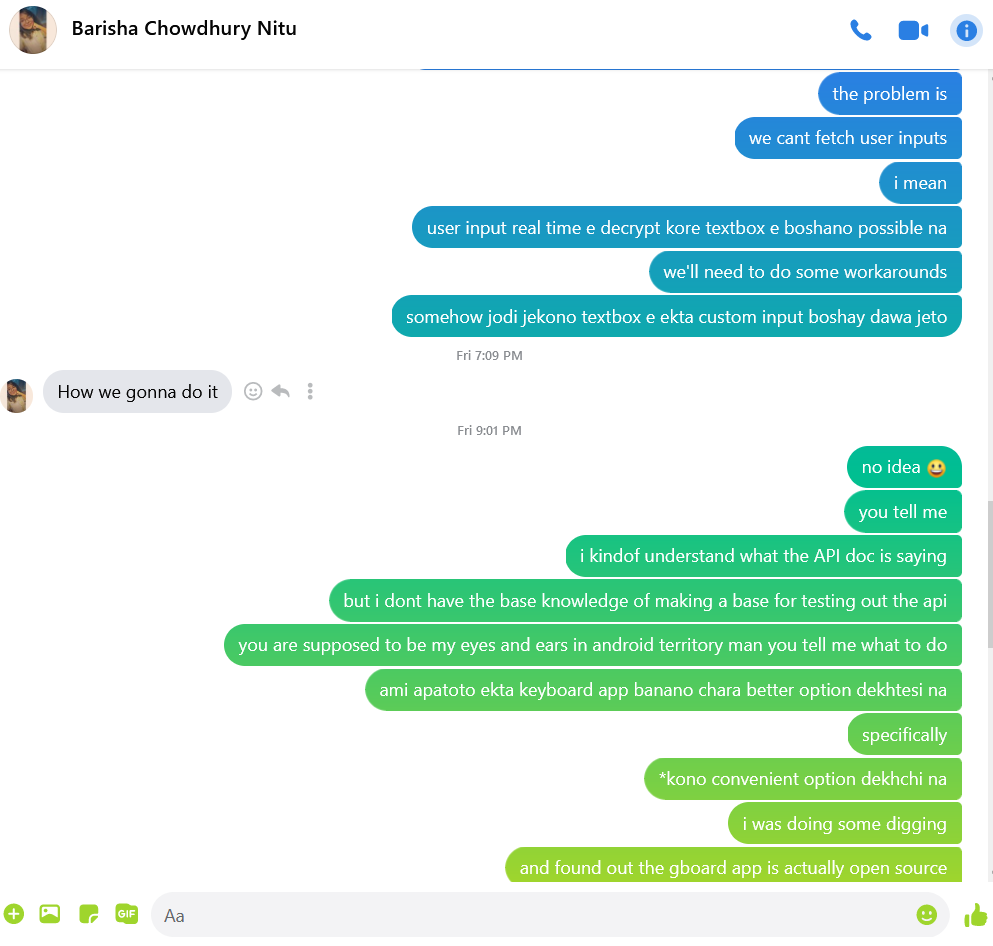
#> input picture cv/test_green.PNG, 993 x 946 px
$ python rtest.py
#> lines starting #> are read from the running program, lines starting #| are printed output that depends on the picture; after the words box and inside, x2 and y2 are one past the last pixel; in counts of white or black regions, pixels touching at a corner belong together
#> further down, image is the input picture: shape (946, 993, 3); mean B, G, R 224.6, 237.4, 208.8
import numpy as np
import cv2
import timeit
from matplotlib import pyplot as pt
import pytesseract
from pytesseract import Output

def get_grayscale(image):
    return cv2.cvtColor(image, cv2.COLOR_BGR2GRAY)
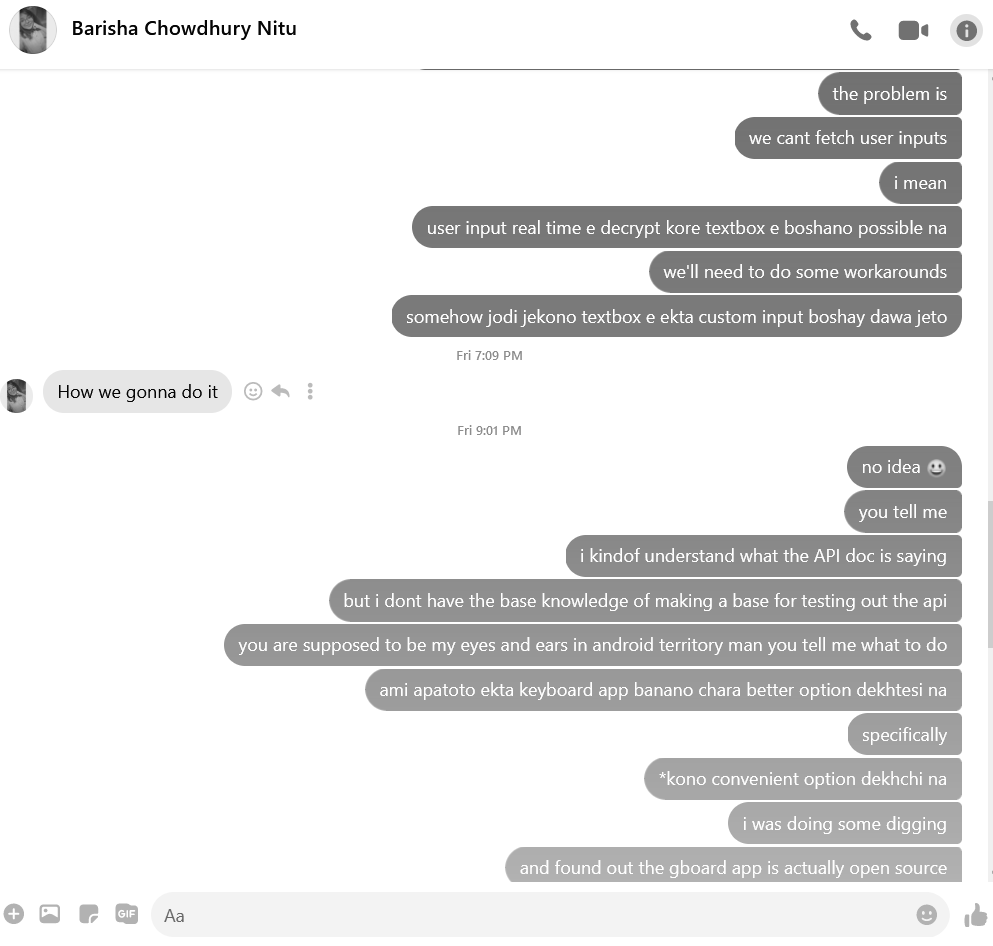
#> returned value: shape (946, 993); min 5, max 255, mean 227.4


mx = 0b11110000
mn = 0b11110000
# def t(p):
#     return ( not ( (not ((p & mx) ^ mx)) | (not (p & mn)) ) ) * 255

def t(p):
    return ( not ( (p > 240) | (p < 40) ) ) * 255

#thresholding
def thresholding(image):
    img = get_grayscale(image)
    # img = cv2.threshold(img, 0, 255, cv2.THRESH_BINARY + cv2.THRESH_OTSU)[1]
    r, c = img.shape
#> r = 946; c = 993
    for ri in range(0,r):
        for ci in range(0,c):
            img[ri][ci] = t(img[ri][ci])
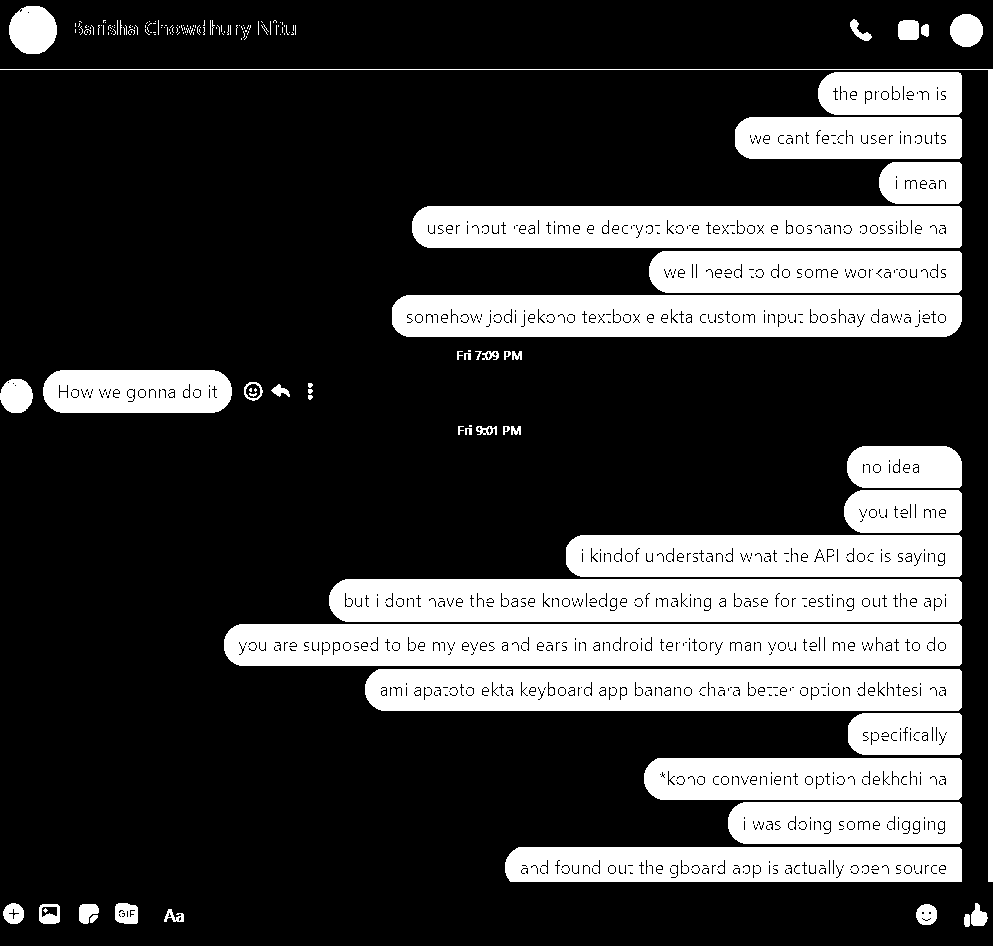
#> img: shape (946, 993); 25.5% white; 177 white regions (128 under 20 px), largest, box (x1, y1, x2, y2) and area: (224, 624, 962, 666) 29341, (329, 579, 962, 622) 25683, (365, 669, 962, 711) 23629
    return img


image = cv2.imread('test_green.PNG')

thresh = thresholding(image)

pt.figure(1)
pt.imshow(thresh, cmap="gray")
# pt.figure(2)
# pt.imshow(get_grayscale( image), cmap="gray")
pt.show()

img = thresh
# [10 lines of commented-out code are left out]

custom_config = r'--oem 3 --psm 6'
# [4 lines of commented-out code are left out]
